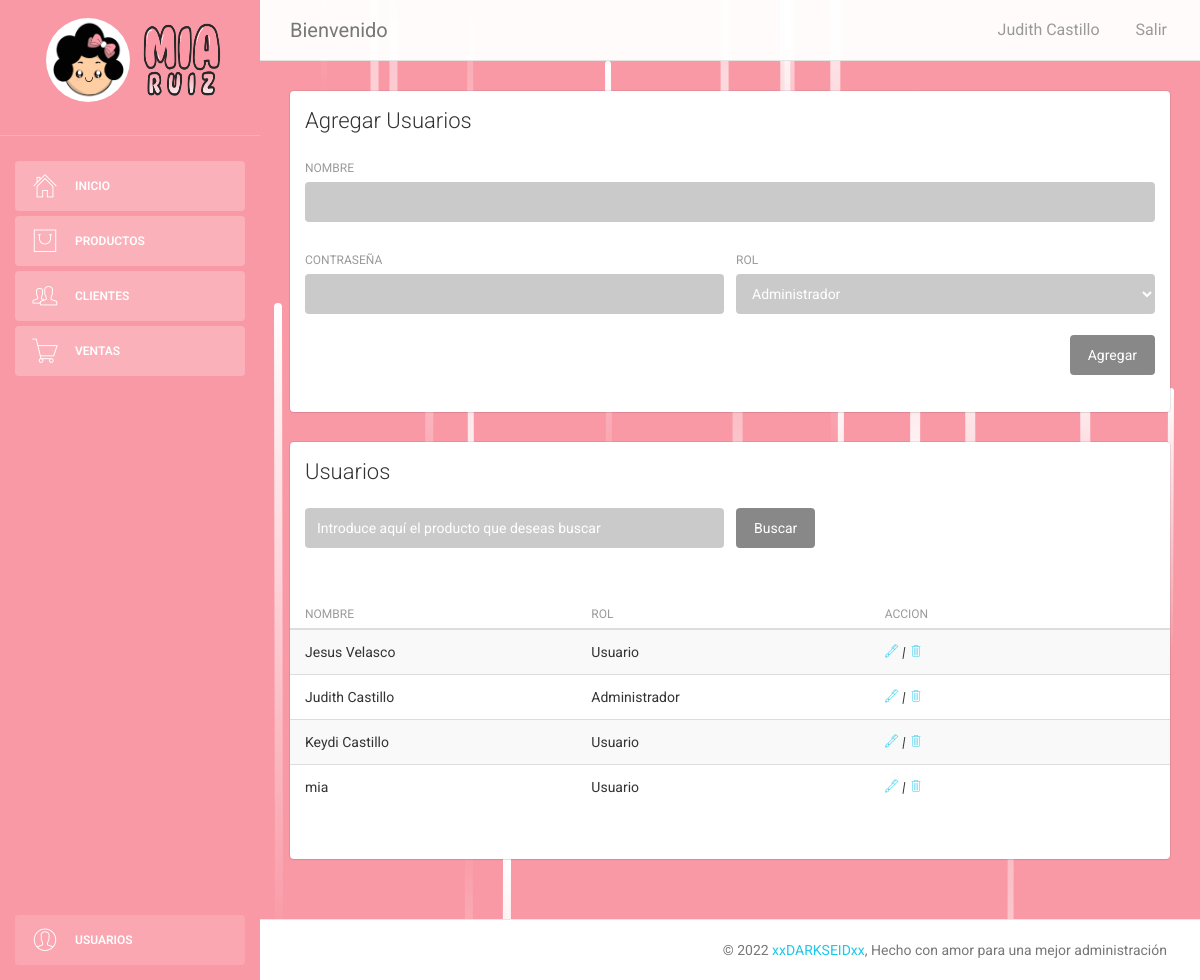
/body-admin/usuarios.php (signed in), run on the app's committed database.
### tables this page shows
CREATE TABLE `user` (
  `id_user` int(11) NOT NULL,
  `usuario` varchar(50) NOT NULL,
  `pwd` varchar(50) NOT NULL,
  `tipo` int(11) NOT NULL
);

### body-admin/usuarios.php (the view, shortened to what this page needs)
<?php
  if($_SESSION["logueado"] == TRUE) {
?>
<!doctype html>
<html lang="en">
<head>
    <link href="assets/css/bootstrap.min.css" rel="stylesheet" />
    <link href="assets/css/animate.min.css" rel="stylesheet"/>
    <link href="assets/css/light-bootstrap-dashboard.css?v=1.4.0" rel="stylesheet"/>
    <link href="assets/css/demo.css" rel="stylesheet" />
    <link href="http://maxcdn.bootstrapcdn.com/font-awesome/4.2.0/css/font-awesome.min.css" rel="stylesheet">
    <link href="assets/css/pe-icon-7-stroke.css" rel="stylesheet" />
    <link rel="stylesheet" href="../css/estilos.css">
</head>
<body>
<div class="wrapper">
    <?php require("menuVertical.php");?>
    <div class="main-panel">
    <?php require("menuHorizontal.php");?>
        <div class="content">
            <div class="container-fluid">
                <div class="row">
                    <div class="col-md-12">
                        <div class="card">
                            <div class="header">
                                <h4 class="title">Agregar Usuarios</h4>
                            </div>
                            <div class="content">
                                <form action="../body-php/controlador/addUser.php" method="post">
                                    <div class="row">
                                        <div class="col-md-12">
                                            <div class="form-group">
                                                <label>Nombre</label>
                                                <input type="text" class="form-control" name="nombreU" required>
                                            </div>
                                        </div>
                                    </div>
                                    <div class="row">
                                        <div class="col-md-6">
                                            <div class="form-group">
                                                <label>Contraseña</label>
                                                <input type="text" class="form-control" name="pwd" required>
                                            </div>
                                        </div>
                                        <div class="col-md-6">
                                            <div class="form-group">
                                                <label>Rol</label>
                                                <select name="tipo" class="form-control">
                                                    <option value='1'>Administrador</option>
                                                </select>
                                                </div>
                                        </div>
                                    </div>
                                    <button type="submit" name="enviar" class="btn btn-secondary btn-fill pull-right">Agregar</button>
                                    <div class="clearfix"></div>
                                    <div class="row">
                                        <div class="col-md-12">
                                        </div>
                                    </div>
                                </form>
                            </div>
                        </div>
                    </div>
                    <div class="col-md-12">
                        <div class="card">
                            <div class="header">
                                <h4 class="title">Usuarios</h4>
                            </div>
                            <div class="content">
                            <div class="row">
                            <form  method='GET'>
                                <div class="col-md-6">
                                    <div class="form-group">
                                        <input type="text" name="buscador" class="form-control" placeholder="Introduce aquí el producto que deseas buscar">
                                    </div>
                                </div>
                                <div class="col-md-6">
                                    <div class="form-group">
                                        <button type="submit" class="btn btn-secondary btn-fill pull-left">Buscar</button>
                                    </div>
                                </div>
                            </form>
                            </div>
                            </div>
                            <div class="content table-full-width">
                                <table class="table table-hover table-striped">
                                    <thead>
                                    	<th>Nombre</th>
                                    	<th>Rol</th>
                                        <th>Accion</th>
                                    </thead>
                                    <tbody>
                                    <?php
                                    require("../body-php/controlador/bd.php");
                                    $auxBuscador="";
                                    $consulta = "SELECT * FROM user
                                                    where
                                                        usuario REGEXP '$auxBuscador' ";
                                    $resultado=$conexion->query($consulta);
                                    while($fila = $resultado->fetch_array()){
                                        echo "<tr>";
                                        echo "<td>".$fila['usuario']."</td>";
                                        if($fila['tipo']==1){
                                            echo "<td>Administrador</td>";
                                        }else{
                                            echo "<td>Usuario</td>";
                                        }
                                      echo "<td>
                                                <a href='modU.php?id_user=".$fila['id_user']."&nombreU=".$fila['usuario']."' >
                                                    <i class='pe-7s-pen'></i>
                                                </a>
                                                <i>|</i>
                                                <a href='../body-php/controlador/deleteU.php? id_user=".$fila['id_user']."&nombreU=".$fila['usuario']."'>
                                                    <i class='pe-7s-trash'></i>
                                                </a>
                                            </td>
                                        </tr>";
                                    }
                                    ?>
                                    </tbody>
                                </table>
                            </div>
                        </div>
                    </div>
                </div>
            </div>
        </div>
        <?php require("pie.php"); ?>
    </div>
</div>
</body>
</html>
<?php
}
?>

### css/estilos.css (style rules this page uses)
body { background-image: url(../img/fondo.svg); }
.form-control { background: rgba(80, 80, 80, 0.3); border-style: none; transition: 0.5s ease-in; outline: none; box-shadow: none; color: rgb(255, 255, 255); }
.form-control::placeholder { color: white; }
tbody { display: block; height: 200px; overflow-y: scroll; overflow-x: scroll; }
thead, tbody tr { display: table; width: 100%; table-layout: fixed; }

### data on the page
user: usuario "Jesus Velasco", tipo "Usuario"
user: usuario "Judith Castillo", tipo "Administrador"
user: usuario "Keydi Castillo", tipo "Usuario"
user: usuario "mia", tipo "Usuario"

### other printed values
$_SESSION["usr"] "Judith Castillo"
